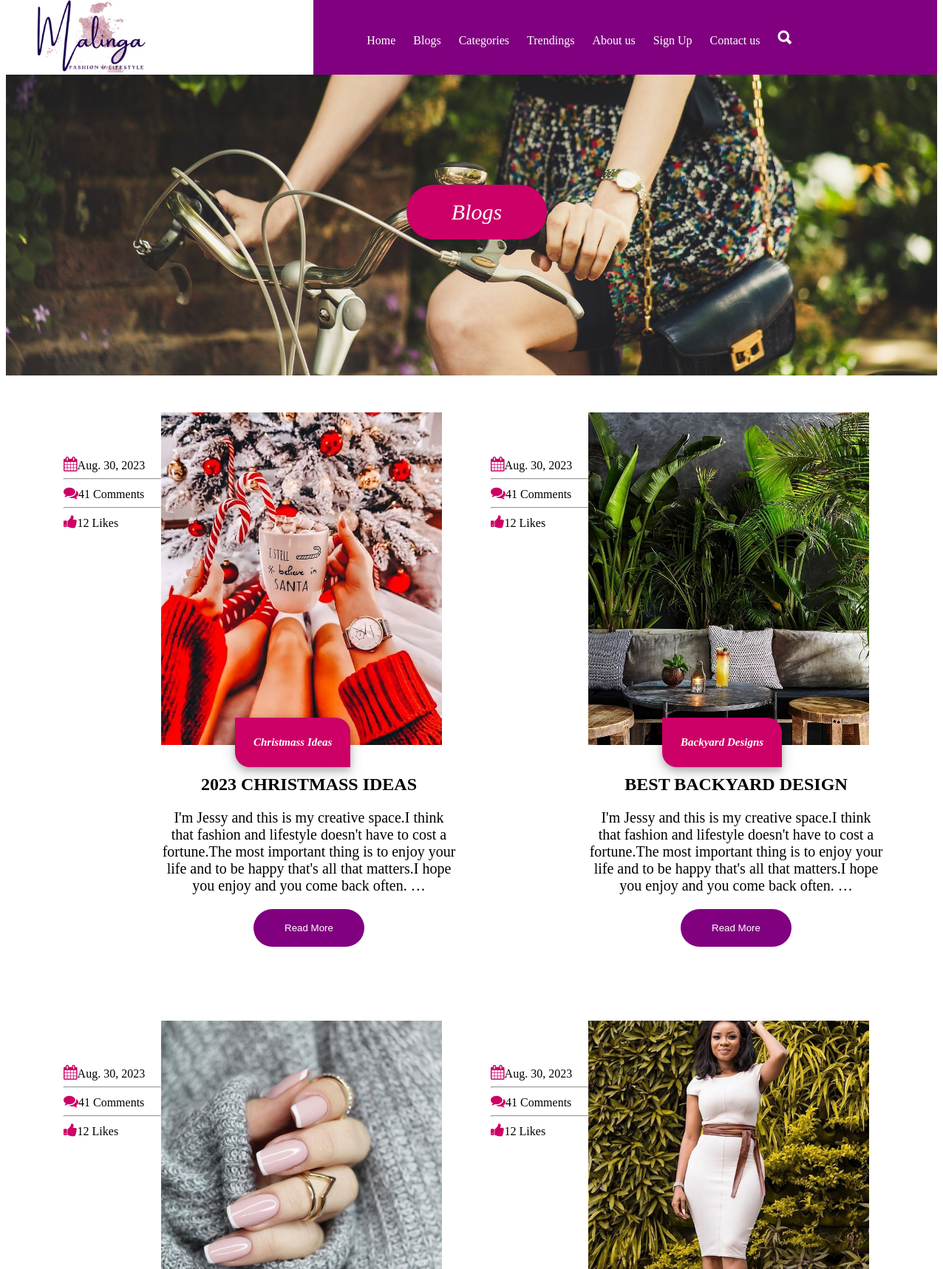
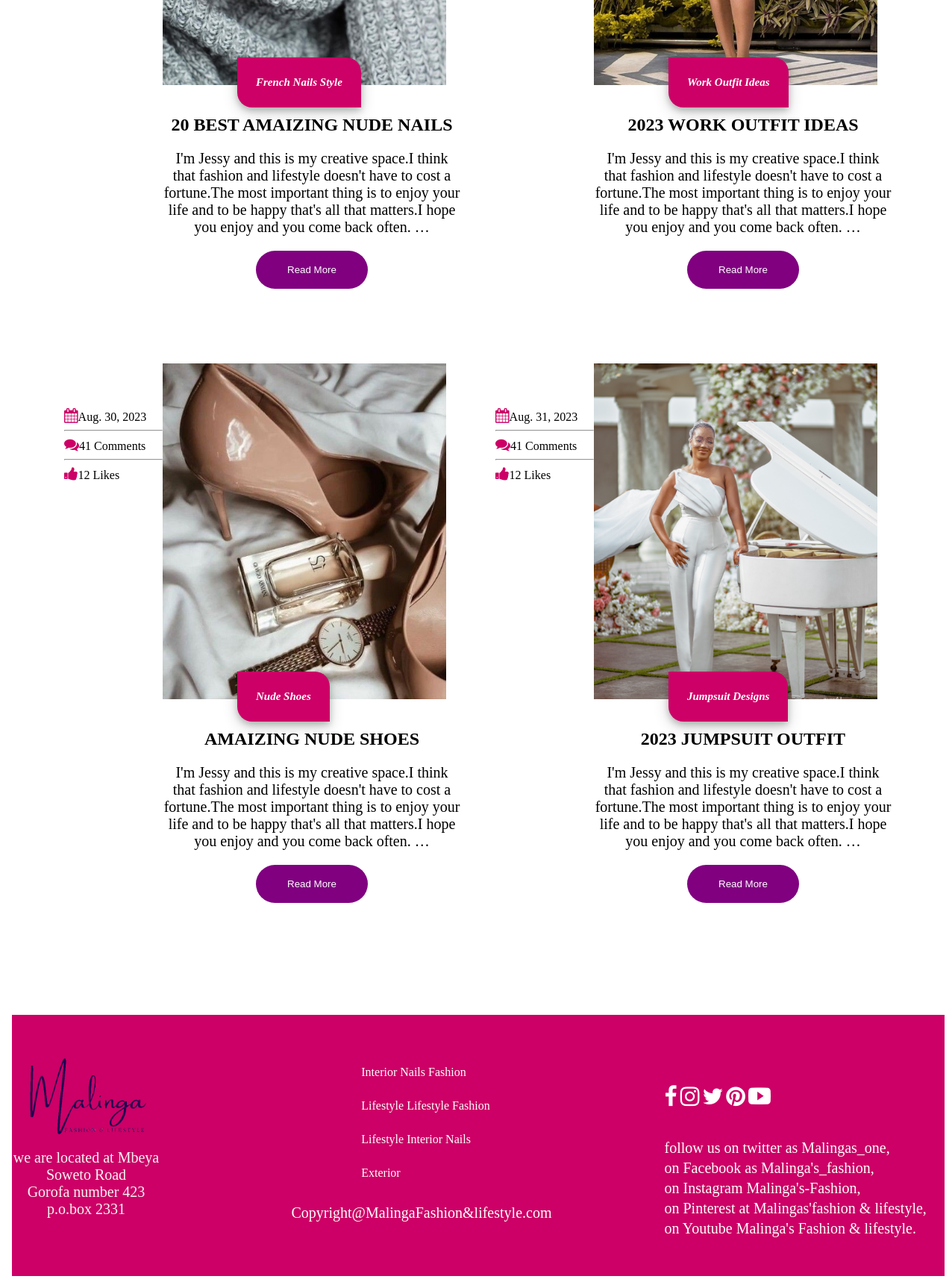
Screenshot of /blogs with the database file from the repository (2 pictures, top to bottom).
### blog/models.py (models this page shows, shortened)
class Post (models.Model):
	name = models.CharField(max_length=64)
	title = models.CharField(max_length=255)
	body = models.TextField()
	publish_date = models.DateField(auto_now_add=True)
	updated_date = models.DateField(auto_now_add=True)
	image = models.ImageField(upload_to='post_images/', null=True, blank=True)
	tags = models.ManyToManyField(Tag)
	categorys = models.ManyToManyField(Category)

### blog/views.py (the view)
# urls.py: re_path('blogs', views.blogs, name='blogs'),
def blogs(request):
	post = Post.objects.all()
	return render(request, 'blogs.html', {'posts':post})

### blog/templates/blogs.html (shortened to what this page needs)
{% extends 'main.html' %}
{% load static %}
{% block content %}
<body>
		<div class="imge">
			<img src="{% static 'images/blogs/b4.jpg' %}"  class="b1" style=" width:100%; height: 500px; object-fit:cover;" >
			<div class="box-blog">
				<div>Blogs</div>
			</div>
		</div>
		<div class="blogs2">
			{% for post in posts %}
			<div class="cards2">
				<div class="b2">
					<img src="{{post.image.url}}" class="img" style="object-fit: cover;" width="380" height="450">
					<h1 class="capt2">{{post.name}}</h1>
					<div class="likes">
					<span class="#small-box"><i class="fa fa-calendar icon" style="font-size:20px; color:#cc0066;"></i>{{post.publish_date}}</span>
					<hr width="130px" left="150">
					<span class="#small-box"><i class="fa fa-comments icon" style="font-size:20px; color:#cc0066;"></i>41 Comments </span>
					<hr width="130px">
					<span class="#small-box"><i class="fa fa-thumbs-up icon" style="font-size:20px; color:#cc0066;"></i>12 Likes </span>
					</div>
				</div>
				<div class="text">
					<div class="para-blogs">
					<h2>{{post.title}}</h2>
					<p>{{post.body|truncatewords:43}}</p>
					<a href="{% url 'blog:post' post.pk %}"><button>Read More</button></a>
					</div>
				</div>
			</div>
				{% endfor %}
		</div>
	<footer>
		<div class="footer-container">
			<div class="logo-parag">
				<div class="logorey">
					<img src="{% static 'images/logo3 2.png' %}"  class="logory">
				</div>
				<div class="logopara" >
				<p > we are located at Mbeya Soweto Road<br>
				Gorofa number 423<br>
				p.o.box 2331 </p>
				</div>
			</div>
			<div class="footer-links">
				<div class="links">
					<a href="#">Interior</a>
					<a href="#"> Nails</a>
					<a href="#"> Fashion</a>
					<a href="#">Lifestyle</a>
					<a href="#"> Lifestyle</a>
					<a href="#">Fashion</a>
					<a href="#">Lifestyle</a>
					<a href="#">Interior</a>
					<a href="#"> Nails</a>
					<a href="#"> Exterior</a>
				</div>
				<div class="copyright" >
					<p>Copyright@MalingaFashion&lifestyle.com</p>
				</div>
			</div>
			<div class="socials">
				<div class="social-footer">
					<i class="fa fa-facebook" style="font-size:30px; color:white;"></i>
					<i class="fa fa-instagram icon" style="font-size:30px; color:white;"></i>
					<i class="fa fa-twitter icon"style="font-size:30px; color:white;"></i>
					<i class="fa fa-pinterest icon" style="font-size:30px; color:white;"></i>
					<i class="ion ion-social-youtube" style="font-size:30px; color:white;"></i>
				</div>
					<div class=" info-social">
					<p>follow us on twitter as Malingas_one,<br>on Facebook as Malinga's_fashion,<br>on Instagram Malinga's-Fashion,<br>on Pinterest at Malingas'fashion & lifestyle,<br> on Youtube Malinga's Fashion & lifestyle.</p>
		</div>
	</footer>
</body>
</html>
{% endblock %}

### blog/templates/main.html (shortened to what this page needs)
{% load static %}
<html>
<head>
</head>
<link rel="stylesheet" type="text/css" href="{% static 'style.css' %}">
<link rel="stylesheet" type="text/css" href="{% static 'font-awesome-4.7.0/css/font-awesome.min.css' %}">
<link rel="stylesheet" type="text/css" href="{% static 'ionicons-2.0.1/css/ionicons.min.css' %}">
<body>
	<div class="header">
				<img src="{% static 'images/logo.png' %}" class="logo">
		<div class="header-right">
			<ul>
				<li><a href="{% url 'blog:home' %}">Home</a></li>
				<li><a href="{% url 'blog:blogs' %}">Blogs</a></li>
				<li class="menu-list"><a href="{% url 'blog:category' %}">Categories</a>
				</li>
				<li><a href="">Trendings</a></li>
				<li><a href="">About us</a></li>
				<li class="menu-list"><a href="">Sign Up</a>
				</li>
				<li><a href="">Contact us</a></li>
				<li><a href=""><i class="ion ion-search" style="font-size:25px;color:white"></i></a></li>
			</ul>
		</div>
		</div>
{% block content %}
{% endblock %}
<body>
</html>

### static/style.css (style rules this page uses)
.header { top: 0; right: 0; position:fixed; width: 100%; line-height: 6px; background-color: white; padding: 0px 0.5px; }
.logo { width: 11.6%; margin-left: 50px; }
li a { text-decoration: none; color: white; padding: 10px; }
li { display: inline-block; }
.header-right { background: purple; padding: 21.8px; width: 800px; float:right; margin-right: 7.5px; }
.b2 { border-radius:10px 10px; }
.b1 { z-index: -1; position: relative; }
p { font-family: "Times" ; font-size: 20px; }
h2 { font-family: "Times" ; position: relative; z-index: -1; margin-top: 20px; }
h1 { text-align: center; }
.b2 { position: relative; z-index: -1; }
button { background-color: purple; color: white; border-radius: 30px; padding: 18px; width: 150px; border: none; text-decoration: none; vertical-align: center; }
.footer-container { display: flex; background-color: #cc0066; bottom: 0px; height: 350px; justify-content:center; width: 1250px; flex-direction: row; align-items:center; margin-left: 7.5px; margin-top:100px; }
.logorey { width: 200px; display: flex; justify-content: center; align-self: flex-start; }
.logory { width: 80%; }
.logopara { align-self: flex-start; width: 200px; text-align: center; margin-top:20px; color: whitesmoke; align-items: center; justify-content: center; }
.logo-parag { width: 20%; }
.copyright { align-self: center; color: white; margin: auto; width:100%; bottom:0px; }
.links { color: white; margin:auto; display: block; line-height:45px; width: 50%; }
.links a { text-decoration:none; color: white; }
.footer-links { color: white; margin: auto; width: 30%; }
.socials { width: 30%; height: 180px; }
.social-footer { align-self: flex-end; line-height:60px; }
.info-social { color: white; line-height:27px; }
.box-blog { position: absolute; padding: 20px; top: 250px; left: 550px; background-color:#cc0066; border-radius:50px; width: 150px; text-align: center; font-size: 30px; margin-right: 90px; z-index: -1; color: white; font-style: italic; }
.blogs2:after { content: ""; display: table; clear: both; }
.img { margin-left: 60px; }
.blogs2 { margin-left: 90px; }
.cards2 { float: left; width: 40%; padding: 50px; z-index: -1; margin-left: 10px; display: inline-block; }
.likes { left: -72px; margin: 20px 0px 20px 0px; top: 20px; position: absolute; padding: 20px 0px 20px 0px; }
.para-blogs { word-break:keep-all ; width: 400px; text-align: center; margin:40px 0px 0px 60px; }
.capt2 { text-align: center; color: white; font-size: 15px; font-family: 'Playfair Display'; font-style: italic; box-shadow:0 4px 8px 0 rgba(0, 0, 0, 0.2), 0px 6px 20px 0 rgba(0, 0, 0, 0.19); position: absolute; padding: 25px; z-index: 1; bottom:-50px; left: 160px; border-radius: 0px 20px 0px 20px; background-color:#cc0066; margin-bottom: 20px; }

### rows the page displays
Post: image (picture), name "Christmass Ideas", publish_date "Aug. 30, 2023", title "2023 CHRISTMASS IDEAS", body "I'm Jessy and this is my creative space.I think that fashion and lifestyle doesn't have to cost a fortune.The most important thing is to enjoy your life and to be happy that's all that matters.I hope you enjoy and you come back often. …"
Post: image (picture), name "Backyard Designs", publish_date "Aug. 30, 2023", title "BEST BACKYARD DESIGN", body "I'm Jessy and this is my creative space.I think that fashion and lifestyle doesn't have to cost a fortune.The most important thing is to enjoy your life and to be happy that's all that matters.I hope you enjoy and you come back often. …"
Post: image (picture), name "French Nails Style", publish_date "Aug. 30, 2023", title "20 BEST AMAIZING NUDE NAILS", body "I'm Jessy and this is my creative space.I think that fashion and lifestyle doesn't have to cost a fortune.The most important thing is to enjoy your life and to be happy that's all that matters.I hope you enjoy and you come back often. …"
Post: image (picture), name "Work Outfit Ideas", publish_date "Aug. 30, 2023", title "2023 WORK OUTFIT IDEAS", body "I'm Jessy and this is my creative space.I think that fashion and lifestyle doesn't have to cost a fortune.The most important thing is to enjoy your life and to be happy that's all that matters.I hope you enjoy and you come back often. …"
Post: image (picture), name "Nude Shoes", publish_date "Aug. 30, 2023", title "AMAIZING NUDE SHOES", body "I'm Jessy and this is my creative space.I think that fashion and lifestyle doesn't have to cost a fortune.The most important thing is to enjoy your life and to be happy that's all that matters.I hope you enjoy and you come back often. …"
Post: image (picture), name "Jumpsuit Designs", publish_date "Aug. 31, 2023", title "2023 JUMPSUIT OUTFIT", body "I'm Jessy and this is my creative space.I think that fashion and lifestyle doesn't have to cost a fortune.The most important thing is to enjoy your life and to be happy that's all that matters.I hope you enjoy and you come back often. …"
